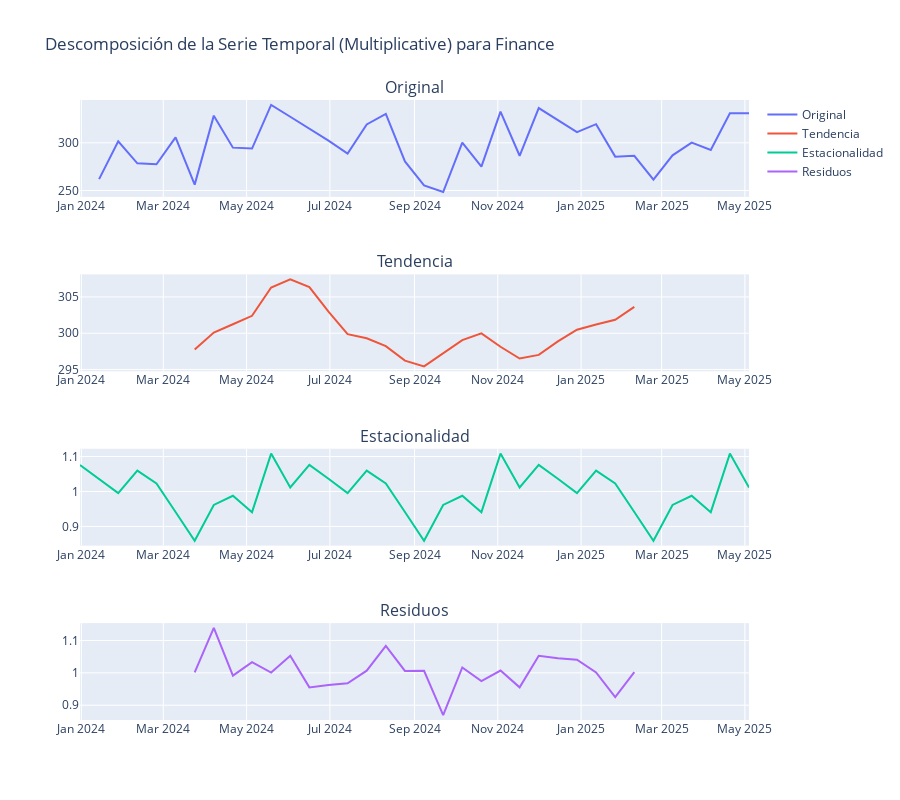
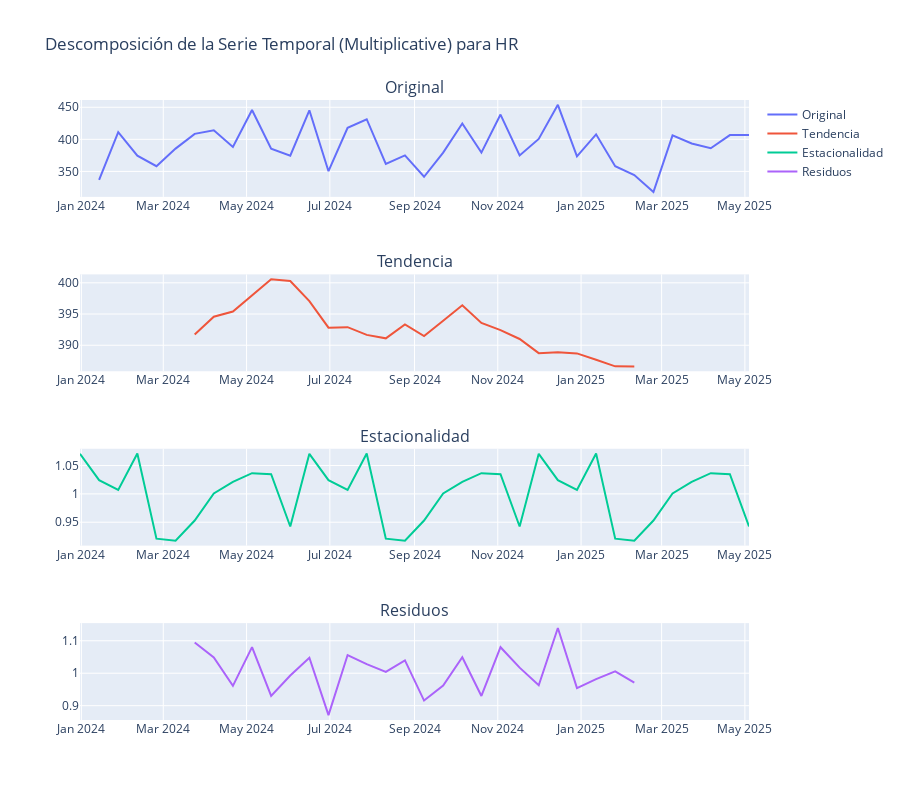
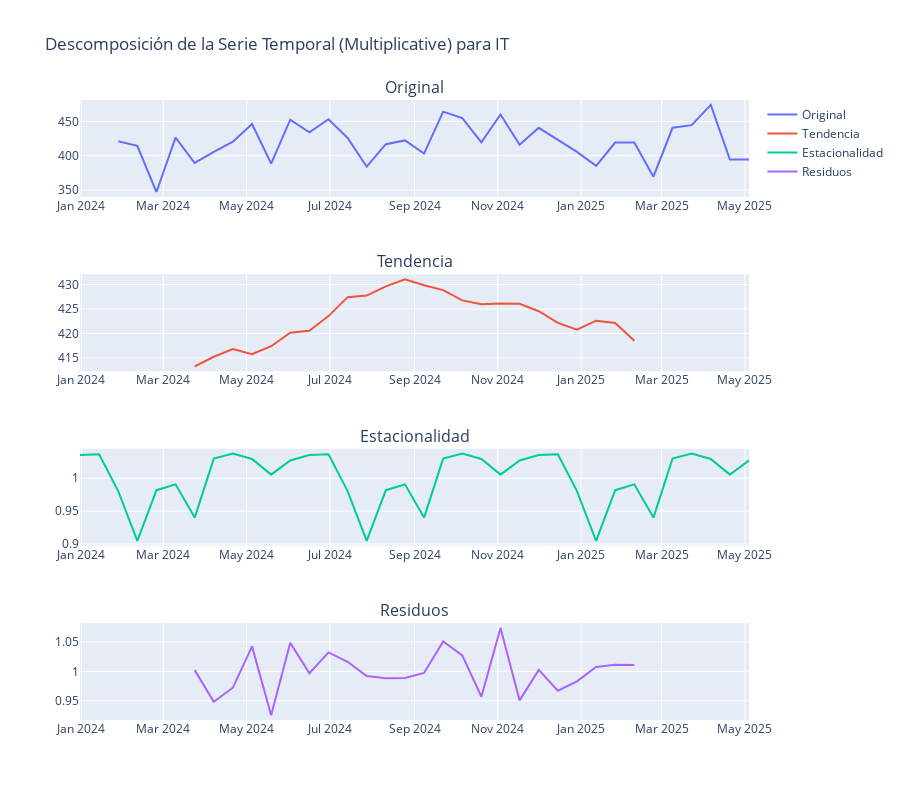
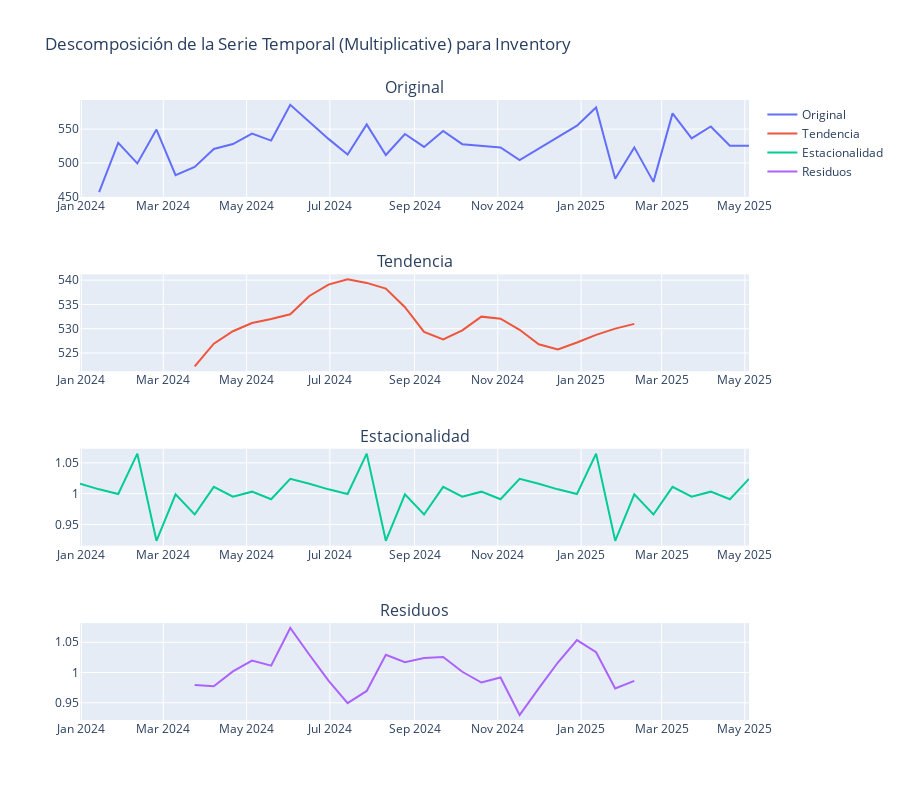

Write notebook code for charts like these, in order.
### Markdown cell above
## 3. Cargar y Procesar Datos Históricos

Cargamos los datos históricos con `work_date < 2025-05-04`, los agregamos quincenalmente y manejamos datos faltantes con interpolación. Se aplica un filtrado de Hampel para detectar y corregir outliers. Finalmente, se realiza una descomposición de series de tiempo, seleccionando automáticamente el modelo (aditivo o multiplicativo) que mejor se ajuste a los datos según la varianza de los residuos.

### Code cell
def load_data():
    try:
        conn = get_db_connection()
        query = "SELECT work_date, department, total_overtime FROM vw_historical_data WHERE work_date < '2025-05-04' ORDER BY work_date"
        df = pd.read_sql(query, conn)
        conn.close()
        logging.info(f"Datos cargados: {len(df)} registros")
        df['work_date'] = pd.to_datetime(df['work_date'])
        
        # Agrupar por quincena
        df.set_index('work_date', inplace=True)
        df = df.groupby('department').resample('2W').sum(numeric_only=True).reset_index()
        df.rename(columns={'work_date': 'ds', 'total_overtime': 'y'}, inplace=True)
        
        return df
    except Exception as e:
        logging.error(f"Error al cargar datos: {e}")
        return pd.DataFrame()

def handle_outliers(df):
    df_cleaned = df.copy()
    for dept in df_cleaned['department'].unique():
        dept_data = df_cleaned[df_cleaned['department'] == dept]['y']
        
        # Filtrado de Hampel para detección de outliers
        median = dept_data.median()
        mad = median_abs_deviation(dept_data)
        threshold = 3 * mad
        
        lower_bound = median - threshold
        upper_bound = median + threshold
        
        outliers = dept_data[(dept_data < lower_bound) | (dept_data > upper_bound)]
        if not outliers.empty:
            logging.warning(f"Outliers detectados en {dept}:\n{df_cleaned[(df_cleaned['department'] == dept) & df_cleaned['y'].isin(outliers)]}")
            df_cleaned.loc[(df_cleaned['department'] == dept) & (df_cleaned['y'].isin(outliers)), 'y'] = np.nan
        
    df_cleaned['y'] = df_cleaned.groupby('department')['y'].transform(lambda x: x.interpolate(method='linear'))
    return df_cleaned

df_all_data = load_data()
df_all_data = handle_outliers(df_all_data)

logging.info(f"Resumen de datos:\nDepartamentos únicos: {df_all_data['department'].unique()}\nFechas únicas: {df_all_data['ds'].unique()}\nTotal registros: {len(df_all_data)}")


def select_decomposition_type(series):
    # Rellenar valores nulos con la media de la serie para evitar errores
    series_filled = series.fillna(series.mean())

    # Realizar el test de Dickey-Fuller para verificar estacionalidad
    adf_result = adfuller(series_filled)
    is_stationary = adf_result[1] <= 0.05

    # Descomposición aditiva
    result_add = seasonal_decompose(series_filled, model='additive', period=12)
    std_add = np.nanstd(result_add.resid)
    
    # Descomposición multiplicativa
    result_mul = seasonal_decompose(series_filled, model='multiplicative', period=12)
    std_mul = np.nanstd(result_mul.resid)

    decomposition_type = 'additive' if std_add < std_mul else 'multiplicative'

    # Imprimir los valores de std y el p-value para referencia
    print(f"Desviación estándar de los residuales aditivos: {std_add:.2f}")
    print(f"Desviación estándar de los residuales multiplicativos: {std_mul:.2f}")
    print(f"P-value del test ADF: {adf_result[1]:.2f}")
    
    # Si la serie no es estacionaria y no tiene una tendencia clara, se descarta ARIMA
    if not is_stationary and decomposition_type == 'additive':
        logging.info("La serie no es estacionaria y no tiene una tendencia clara. Se descarta ARIMA.")
        return decomposition_type, False
    
    logging.info(f"Criterio de selección: La desviación estándar de los residuos {decomposition_type} es menor.")
    return decomposition_type, True

def plot_decomposition(series, decomposition_type, dept):
    # Rellenar valores nulos con la media de la serie para una visualización completa
    series_filled = series.fillna(series.mean())
    result = seasonal_decompose(series_filled, model=decomposition_type, period=12)
    fig = make_subplots(rows=4, cols=1, subplot_titles=['Original', 'Tendencia', 'Estacionalidad', 'Residuos'])
    
    fig.add_trace(go.Scatter(x=series.index, y=series, mode='lines', name='Original'), row=1, col=1)
    fig.add_trace(go.Scatter(x=result.trend.index, y=result.trend, mode='lines', name='Tendencia'), row=2, col=1)
    fig.add_trace(go.Scatter(x=result.seasonal.index, y=result.seasonal, mode='lines', name='Estacionalidad'), row=3, col=1)
    fig.add_trace(go.Scatter(x=result.resid.index, y=result.resid, mode='lines', name='Residuos'), row=4, col=1)
    
    fig.update_layout(height=800, title_text=f"Descomposición de la Serie Temporal ({decomposition_type.capitalize()}) para {dept}")
    fig.show()

# Ejemplo de uso
for dept in df_all_data['department'].unique():
    dept_data = df_all_data[df_all_data['department'] == dept].set_index('ds')['y']
    decomposition_type, _ = select_decomposition_type(dept_data)
    logging.info(f"El departamento {dept} tiene una descomposición {decomposition_type}.")
    plot_decomposition(dept_data, decomposition_type, dept)
